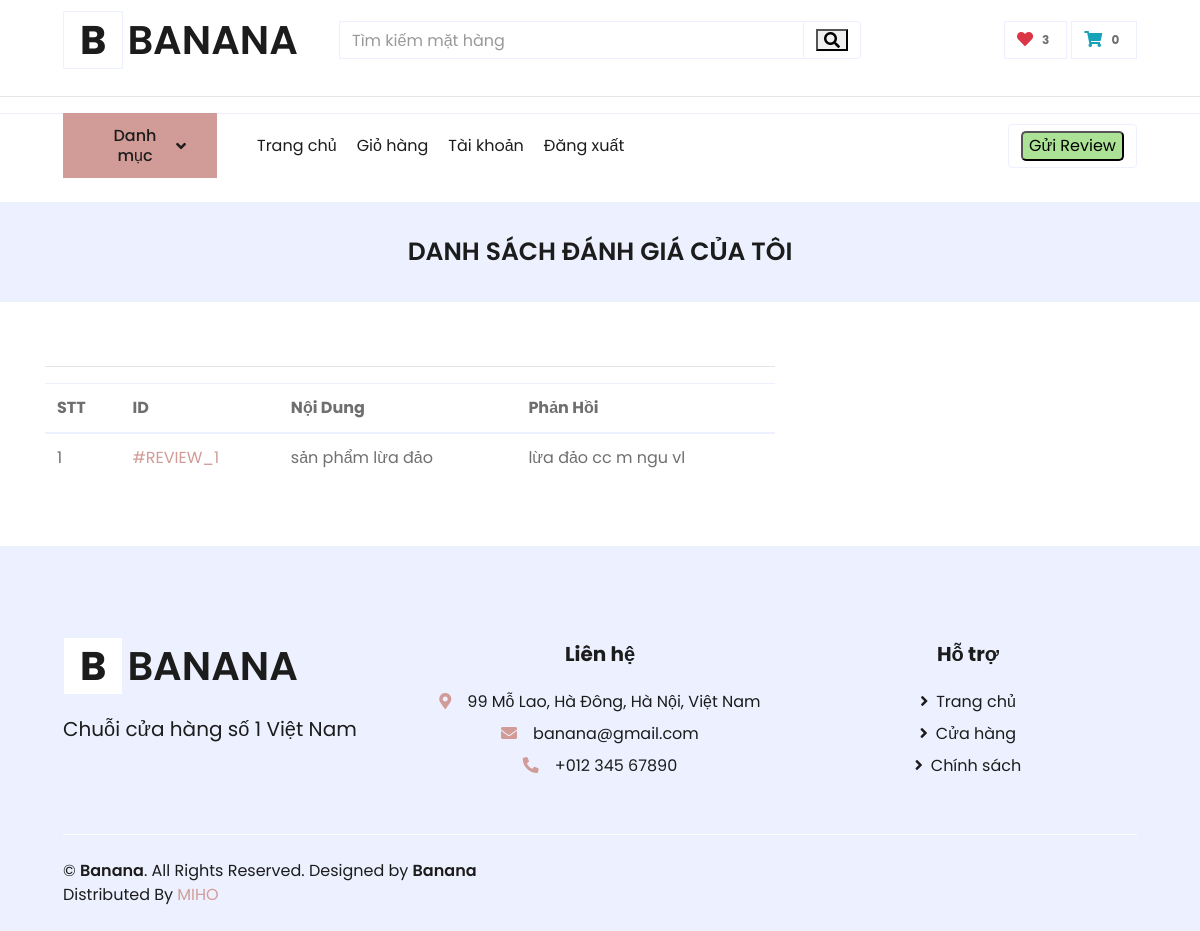
/reviewlist/ (signed in), run on an earlier commit of the app's database.
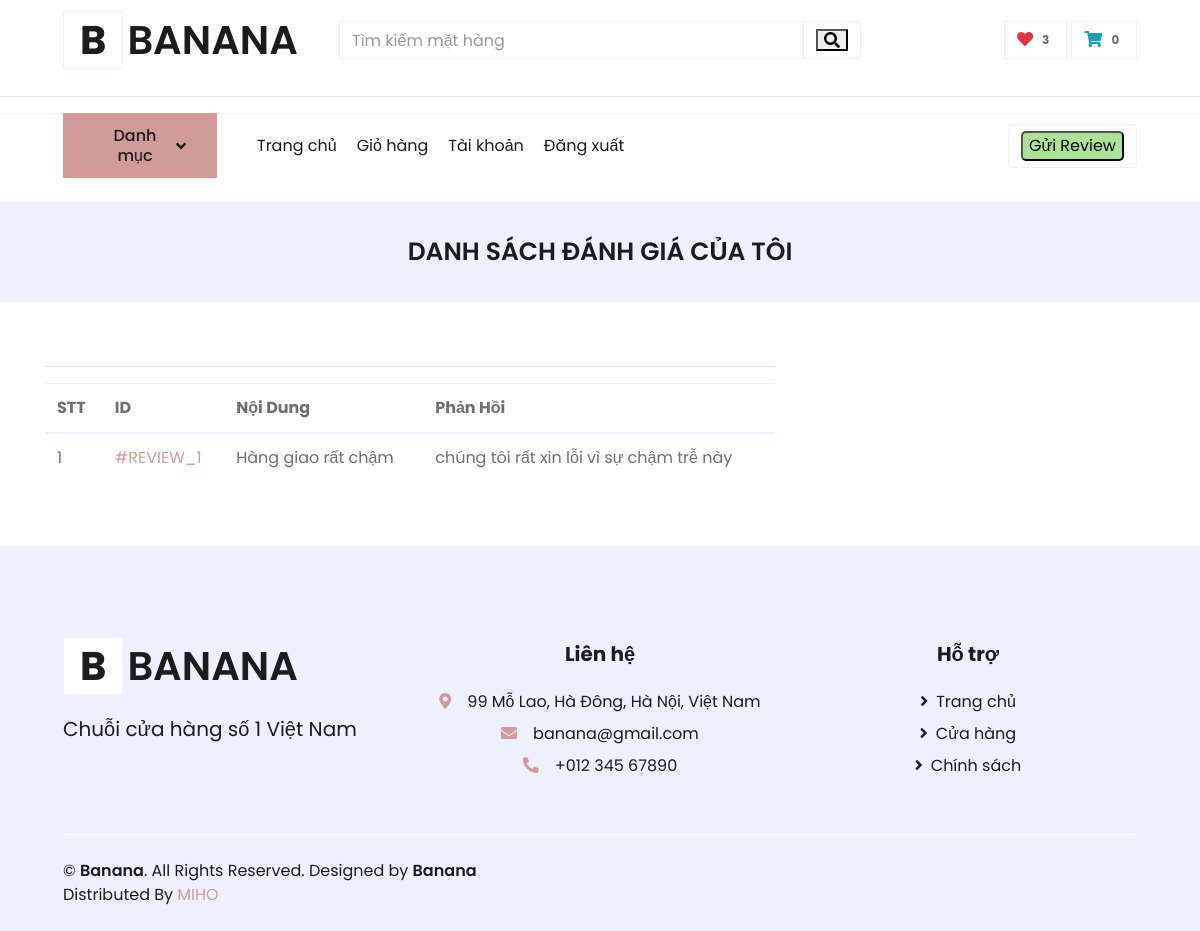
And on a later commit of the database.
### ecomapp/models.py (models this page shows, shortened)
class Account(models.Model):
    id = models.AutoField(db_column='ID', primary_key=True)  # Field name made lowercase.
    user = models.OneToOneField(User, on_delete=models.CASCADE,  null=True)
    date_create = models.DateField(db_column='Date_created', blank=True, null=True)
    class Meta:
        db_table = 'account'

class Users(models.Model):
    id = models.AutoField(db_column='ID', primary_key=True)  # Field name made lowercase.
    dateofbirth = models.DateField(db_column='DateOfBirth', blank=True, null=True)  # Field name made lowercase.
    gender = models.CharField(db_column='Gender', max_length=255, blank=True, null=True)  # Field name made lowercase.
    accountid = models.OneToOneField('Account', models.CASCADE, db_column='AccountID', blank=True, null=True)
    contactinfoid = models.OneToOneField('ContactInfo', models.CASCADE, db_column='ContactInfoID', blank=True, null=True)
    fullnameid = models.OneToOneField('FullName', models.CASCADE, db_column='FullNameID', blank=True, null=True)
    addressid = models.OneToOneField('Address', models.CASCADE, db_column='AddressID', blank=True, null=True)
    is_active = models.BooleanField(db_column='IsAcitve', default= True)
    class Meta:
        db_table = 'users'

class Customer(models.Model):
        id = models.AutoField(db_column='ID', primary_key=True)  # Field name made lowercase.
        userid = models.OneToOneField("Users", models.CASCADE, db_column='CustomerID', blank=True, null=True)
        typecustomer = models.CharField(db_column='TypeCustomer', max_length=255, blank=True, null=True)
        class Meta:
            db_table = 'customer'
        @property
        def count_item_cart(self):
            if Shoppingcart.objects.filter(customerid = self.id) ==None:
                return 0
            else:
                cart = Shoppingcart.objects.get(customerid = self.id)
                count = 0
                if Cartline.objects.filter(shoppingcartid  =cart) ==  None:
                    return 0
                else:
                    cartlinelist = Cartline.objects.filter(shoppingcartid  =cart)
                    for cartline in cartlinelist:
                        count+=1
                    return count
        @property
        def count_wishline(self):
            if Wishlist.objects.filter(customerid = self.id) ==None:
                return 0
            else:
                wishlist = Wishlist.objects.get(customerid = self.id)
                count = 0
                if Wishlistline.objects.filter(wishlistid  = wishlist) ==  None:
                    return 0
                else:
                    wishlinelist = Wishlistline.objects.filter(wishlistid  =wishlist)
                    for wishline in wishlinelist:
                        count+=1
                    return count

class Wishlist(models.Model):
    id = models.AutoField(db_column='ID', primary_key=True)  # Field name made lowercase.
    customerid = models.ForeignKey(Customer, models.CASCADE, db_column='CustomerID')  # Field name made lowercase.
    class Meta:
        db_table = 'wishlist'

class Shoppingcart(models.Model):
    id = models.AutoField(db_column='ID', primary_key=True)  # Field name made lowercase.
    customerid = models.ForeignKey(Customer, models.CASCADE, db_column='CustomerID')  # Field name made lowercase.
    class Meta:
        db_table = 'shoppingcart'

class Customerreview(models.Model):
    id = models.AutoField(db_column='ID', primary_key=True)  # Field name made lowercase.
    customerid = models.ForeignKey(Customer, models.CASCADE, db_column='CustomerID')  # Field name made lowercase.
    content = models.CharField(db_column='Content', max_length=255, blank=True, null=True)  # Field name made lowercase.
    reviewtime = models.TimeField(db_column='ReviewTime', blank=True, null=True)  # Field name made lowercase.
    isReply = models.BooleanField(default=False)
    class Meta:
        db_table = 'customerreview'

class Reviewreply(models.Model):
    id = models.AutoField(db_column='ID', primary_key=True)  # Field name made lowercase.
    message = models.CharField(db_column='Message', max_length=255, blank=True, null=True)  # Field name made lowercase.
    time = models.DateField(db_column='Time', blank=True, null=True)  # Field name made lowercase.
    customerreviewid = models.ForeignKey(Customerreview, models.CASCADE, db_column='CustomerreviewID', blank=True, null=True)  # Field name made lowercase.
    staffid = models.ForeignKey('Staffs', models.CASCADE, db_column='SalesStaffUsersID')  # Field name made lowercase.
    class Meta:
        db_table = 'reviewreply'

### ecomapp/views.py (the view)
# urls.py: path("reviewlist/", ReviewListView.as_view(), name="reviewlist"),
class ReviewListView(TemplateView):
    template_name = "reviewlist.html"
    def get_context_data(self, **kwargs):
        context = super().get_context_data(**kwargs)
        customer = Customer.objects.get(userid__accountid = self.request.user.account)
        reviews = Customerreview.objects.filter(customerid = customer)
        context['reviews'] = reviews
        return context

### templates/reviewlist.html (shortened to what this page needs)
{% extends 'base.html' %}
{% block content %}
<div class="container-fluid bg-secondary mb-5">
        <div class="d-flex flex-column align-items-center justify-content-center" style="min-height: 100px">
            <h1 class="font-weight-semi-bold text-uppercase mb-3" style = "font-size: 25px">Danh Sách Đánh Giá Của Tôi</h1>
        </div>
</div>
<div class="container">
    <div class="row">
        <div class="col-md-8">
            <hr>
            <table class="table">
                <thead>
                    <tr>
                        <th>STT</th>
                        <th>ID</th>
                        <th>Nội Dung</th>
                        <th>Phản Hồi</th>
                    </tr>
                </thead>
                <tbody>
                    {% for review in reviews %}
                    <tr>
                        <td>{{forloop.counter}}</td>
                        <td><a href="">#REVIEW_{{review.id}}</a></td>
                        <td>{{review.content}}</td>
                        <td>{{review.reviewreply_set.all.last.message}}</td>
                    </tr>
                    {% endfor %}
                </tbody>
            </table>
        </div>
    </div>
</div>
{% endblock %}

### templates/base.html (shortened to what this page needs)
<!DOCTYPE html>
<html lang="en">
{% load static %}
<head>
    <link rel="stylesheet" href="https://stackpath.bootstrapcdn.com/bootstrap/4.5.2/css/bootstrap.min.css">
    <link rel="stylesheet" type="text/css" href="{% static 'css/style.css' %}">
    <link href="https://cdnjs.cloudflare.com/ajax/libs/font-awesome/5.10.0/css/all.min.css" rel="stylesheet">
    <link href="https://cdnjs.cloudflare.com/ajax/libs/font-awesome/5.10.0/css/all.min.css" rel="stylesheet">
    <link href="{%static 'css/ol.css' %}" rel="stylesheet">
</head>
<body style="">
    <div class="container-fluid" >
        <div class="row align-items-center py-3 px-xl-5">
            <div class="col-lg-3 d-none d-lg-block">
                <a href="{% url 'ecomapp:home' %}" class="text-decoration-none">
                    <h1 class="m-0 display-5 font-weight-semi-bold"><span class=" font-weight-bold border px-3 mr-1" style = "background-color:white;">B</span>BANANA</h1>
                </a>
            </div>
            <div class="col-lg-6 col-6 text-left">
                <form action="{% url 'ecomapp:search' %}" method="GET">
                    <div class="input-group">
                        <input type="text" name="keyword" class="form-control" placeholder="Tìm kiếm mặt hàng">
                        <div class="input-group-append">
                            <span class="input-group-text bg-transparent text-primary">
                                <button class="fa fa-search" type="submit" ></button>
                            </span>
                        </div>
                    </div>
                </form>
            </div>
            <div class="col-lg-3 col-6 text-right">
                <a href="{% url 'ecomapp:wishlist' %}" class="btn border">
                    <i class="fas fa-heart text-danger" ></i>
                    {% if request.user.account == None%}
                        <span class="badge">0</span>
                    {% else %}
                        <span class="badge">{{request.user.account.users.customer.count_wishline}}</span>
                    {% endif %}
                </a>
                <a href="{% url 'ecomapp:mycart' %}" class="btn border" style = "background-color:white;">
                    <i class="fas fa-shopping-cart text-info" ></i>
                    {% if request.user.account == None%}
                        <span class="badge">0</span>
                    {% else %}
                        <span class="badge">{{request.user.account.users.customer.count_item_cart}}</span>
                    {% endif %}
                </a>
            </div>
        </div>
    </div>
    <hr>
    <div class="container-fluid" >
        <div class="row border-top px-xl-5" >
            <div class="col-lg-2 d-none d-lg-block">
                <a class="btn shadow-none d-flex align-items-center justify-content-between bg-primary text-white w-100" data-toggle="collapse" href="#navbar-vertical" style="height: 65px; margin-top: -1px; padding: 0 30px;">
                    <h6 class="m-0">Danh mục</h6>
                    <i class="fa fa-angle-down text-dark"></i>
                </a>
            </div>
            <div class="col-lg-10">
                <nav class="navbar navbar-expand-lg bg-light navbar-light py-3 py-lg-0 px-0">
                    <div class="collapse navbar-collapse justify-content-between" id="navbarCollapse">
                        <div class="navbar-nav mr-auto py-0">
                            <a href="{% url 'ecomapp:home' %}" class="nav-item nav-link">Trang chủ</a>
                            <a href="{% url 'ecomapp:mycart' %}" class="nav-item nav-link">Giỏ hàng</a>
                            {% if request.user.account == None %}
                                <a class="nav-item nav-link" href="{% url 'ecomapp:customerregistration' %}">Đăng kí</a>
                                <a class="nav-item nav-link" href="{% url 'ecomapp:customerlogin' %}">Đăng nhập</a>
                            {% else %}
                                <a class="nav-item nav-link" href="{% url 'ecomapp:customerprofile' %}">Tài khoản</a>
                                <a class="nav-item nav-link" href="{% url 'ecomapp:customerlogout' %}">Đăng xuất</a>
                            {% endif %}
                        </div>
                        <div class="navbar-nav ml-auto py-0">
                        <form class="form-inline my-2 my-lg-0" action="{% url 'ecomapp:review' %}">
                            <span class="input-group-text bg-transparent text-primary">
                                <button type="submit" style="background-color: #ACE296; border-radius: 5px;">Gửi Review</button>
                            </span>
                        </form>
                        </div>
                    </div>
                </nav>
            </div>
        </div>
    </div>
    <br>
    {% block content %}
    {% endblock %}
    <div class="container-fluid bg-secondary text-dark mt-5 pt-5">
        <div class="row px-xl-5 pt-5">
            <div class="col-lg-4 col-md-12 mb-5 pr-3 pr-xl-5">
                <a href="" class="text-decoration-none">
                    <h1 class="m-0 display-5 font-weight-semi-bold"><span class=" font-weight-bold border px-3 mr-1" style = "background-color:white;">B</span>BANANA</h1>
                </a>
                <br>
                <p style = "font-size:20px;">Chuỗi cửa hàng số 1 Việt Nam</p>
            </div>
            <div class="col-lg-8 col-md-12">
                <div class="row">
                    <div class="col-md-6 mb-5" style = " text-align: center;">
                        <h5 class="font-weight-bold text-dark mb-4">Liên hệ</h5>
                        <div class="d-flex flex-column justify-content-start">
                             <p class="mb-2"><i class="fa fa-map-marker-alt text-primary mr-3"></i>99 Mỗ Lao, Hà Đông, Hà Nội, Việt Nam</p>
                            <p class="mb-2"><i class="fa fa-envelope text-primary mr-3"></i>banana@gmail.com</p>
                            <p class="mb-0"><i class="fa fa-phone-alt text-primary mr-3"></i>+012 345 67890</p>
                        </div>
                    </div>
                    <div class="col-md-6 mb-5" style = " text-align: center;">
                        <h5 class="font-weight-bold text-dark mb-4">Hỗ trợ</h5>
                        <div class="d-flex flex-column justify-content-start">
                            <a class="text-dark mb-2" href=""><i class="fa fa-angle-right mr-2"></i>Trang chủ</a>
                            <a class="text-dark mb-2" href=""><i class="fa fa-angle-right mr-2"></i>Cửa hàng</a>
                            <a class="text-dark mb-2" href=""><i class="fa fa-angle-right mr-2"></i>Chính sách</a>
                        </div>
                    </div>
                </div>
            </div>
        </div>
        <div class="row border-top border-light mx-xl-5 py-4">
            <div class="col-md-6 px-xl-0">
                <p class="mb-md-0 text-center text-md-left text-dark">
                    &copy; <a class="text-dark font-weight-semi-bold" href="#">Banana</a>. All Rights Reserved. Designed
                    by
                    <a class="text-dark font-weight-semi-bold" href="https://htmlcodex.com">Banana</a><br>
                    Distributed By <a href="https://themewagon.com" target="_blank">MIHO</a>
                </p>
            </div>
            <div class="col-md-6 px-xl-0 text-center text-md-right">
            </div>
        </div>
    </div>
</body>
</html>

What changed in the data, as far as the page shows it:
changed Customerreview id 1: content "sản phẩm lừa đảo" → "Hàng giao rất chậm"; reviewreply_set.all.last.message "lừa đảo cc m ngu vl" → "chúng tôi rất xin lỗi vì sự chậm trễ này"
